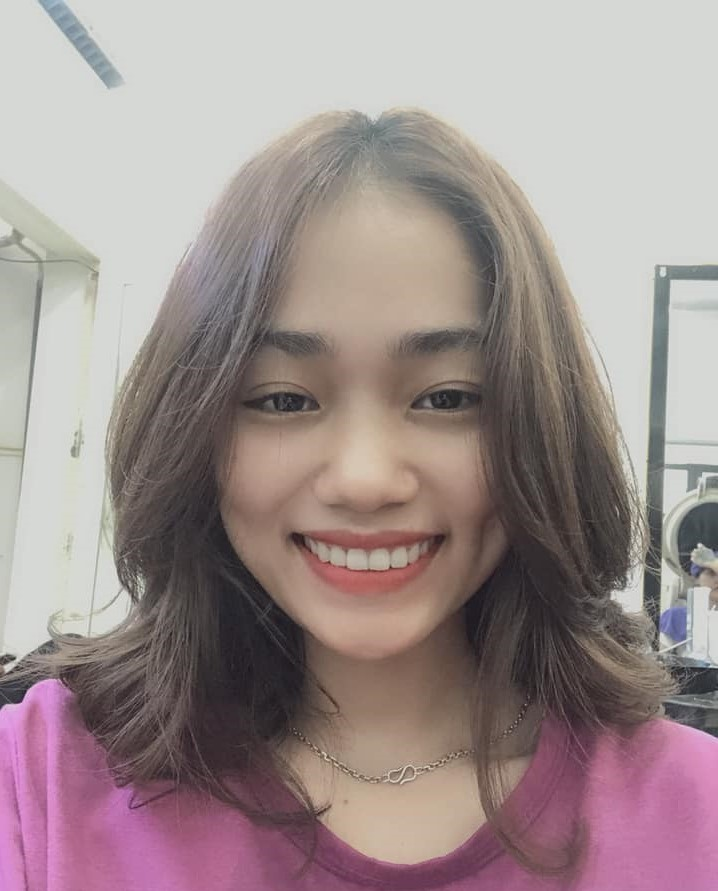
#> input picture img/T20.jpg, 718 x 891 px
$ python Rotate.py --image ../img/T20.jpg
#> lines starting #> are read from the running program, lines starting #| are printed output that depends on the picture
import numpy as np
import argparse
import imutils
import cv2

ap = argparse.ArgumentParser()
ap.add_argument('-i', '--image', required = True,
                help = 'Path to the image')
args = vars(ap.parse_args())

image = cv2.imread(args['image'])
#> image is the input picture: shape (891, 718, 3); mean B, G, R 142.8, 143.2, 158.1
cv2.imshow('original', image)

(h, w) = image.shape[:2]
#> h = 891; w = 718
center = (w//2, h//2)
#> center = (359, 445)

M = cv2.getRotationMatrix2D(center, 45, 1.0)
rotated = cv2.warpAffine(image, M, (w, h))
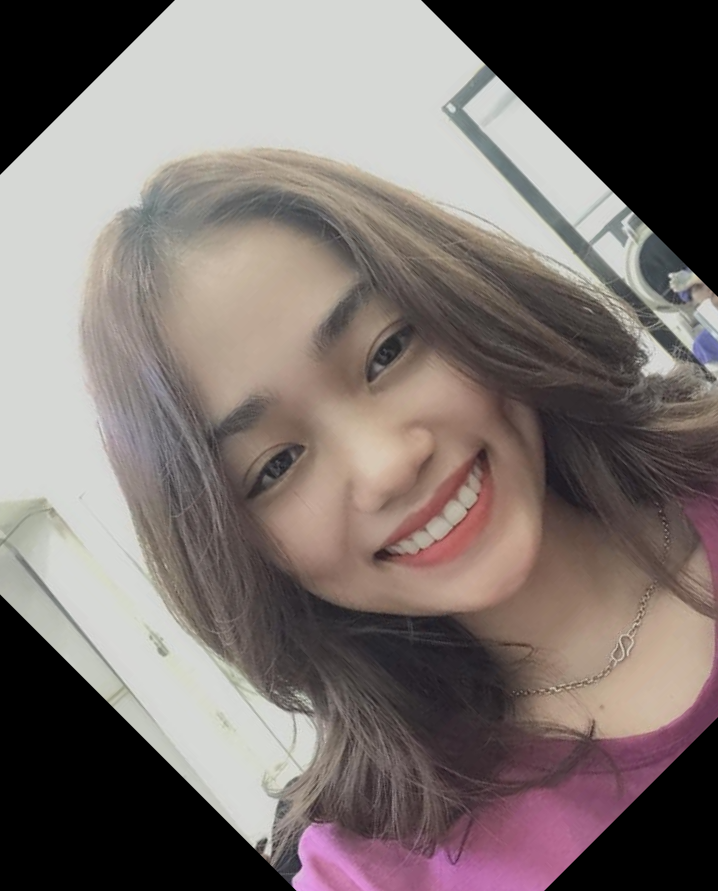
#> rotated: shape (891, 718, 3); mean B, G, R 110.4, 113.5, 123.4
cv2.imshow('rotated by 45 degrees', rotated)

M = cv2.getRotationMatrix2D(center, -90, 1.0)
#> M = [[6.12e-17, -1, 804], [1, 6.12e-17, 86]]
rotated = cv2.warpAffine(image, M, (w, h))
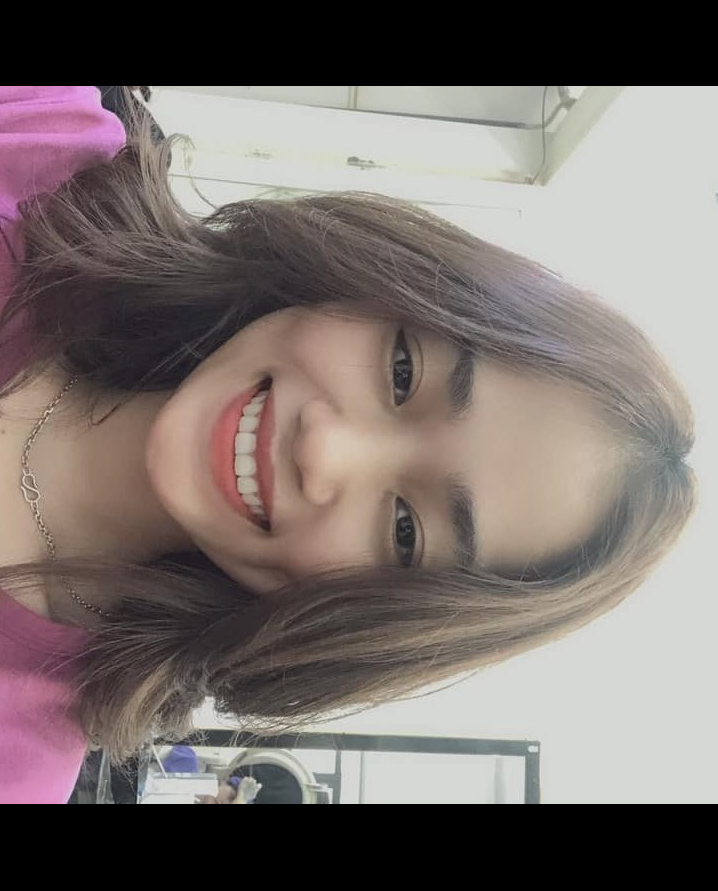
#> rotated: shape (891, 718, 3); mean B, G, R 109, 112, 121.6
cv2.imshow('rotated by -90 degrees', rotated)

rotated = imutils.rotate(image, -180)
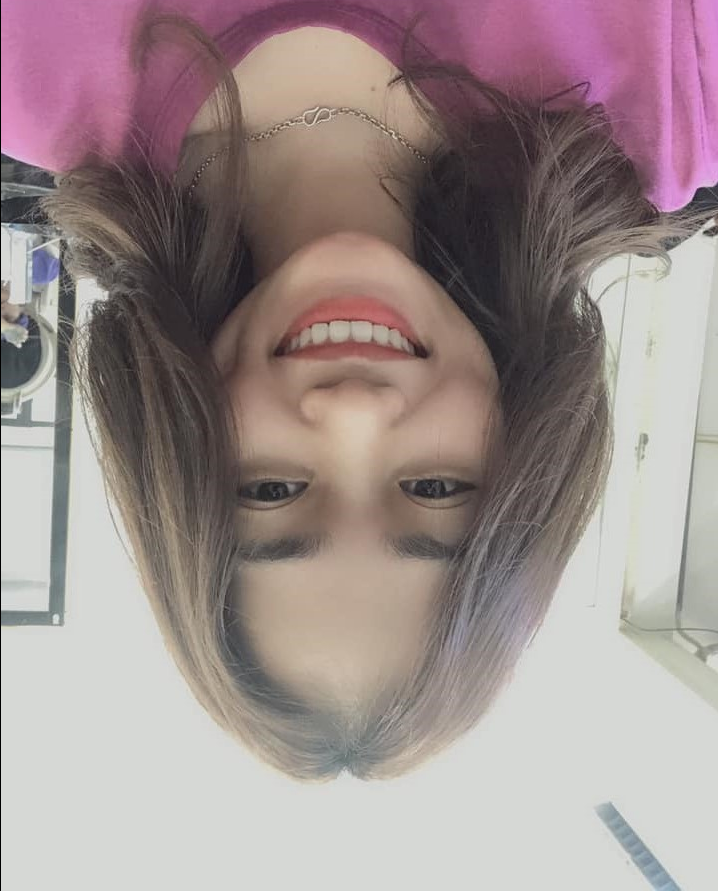
#> rotated: shape (891, 718, 3); mean B, G, R 142.5, 143, 157.9
cv2.imshow('rotated bt 180 degrees', rotated)

cv2.waitKey(0)
